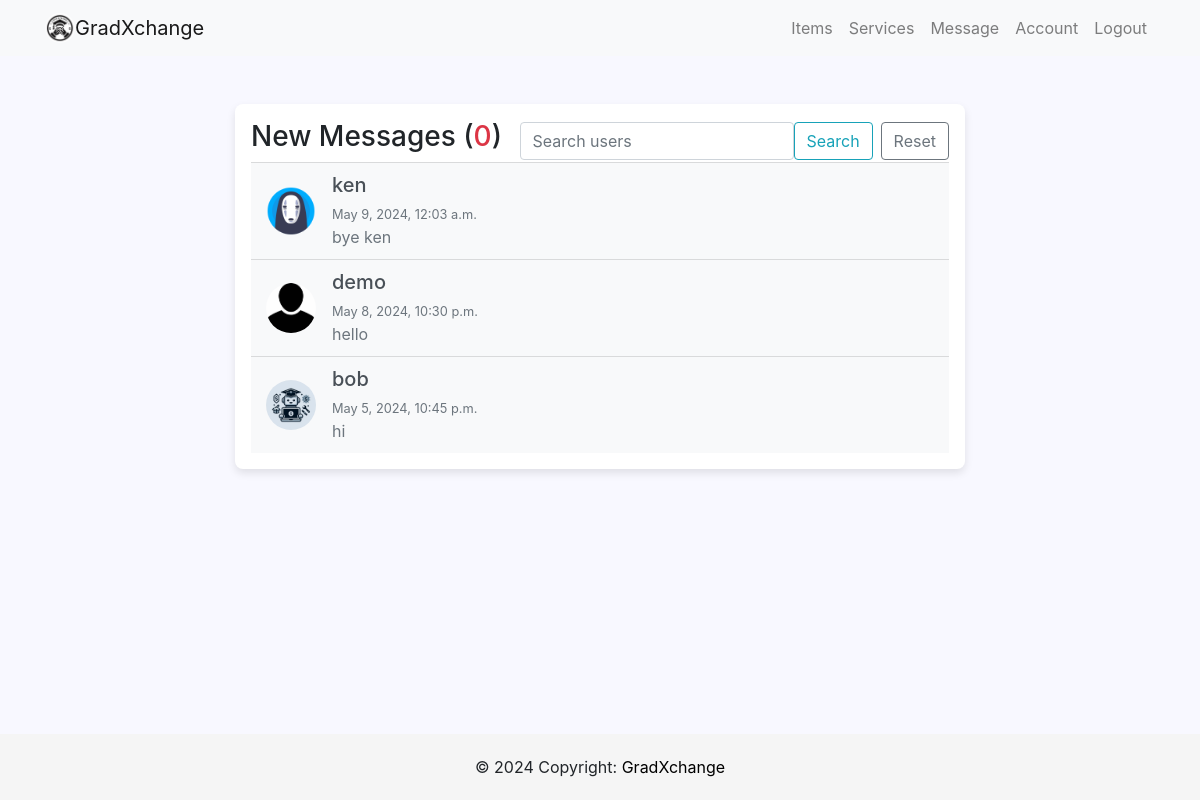
The page /inbox/ (signed in) on the database its author committed.
### users/models.py (models this page shows, shortened)
class Profile(models.Model):
    user = models.OneToOneField(User, on_delete=models.CASCADE)
    image = models.ImageField(default='profilepic.jpg', upload_to='profile_picture')
    location =models.CharField(max_length=100)
    about_me = models.CharField(max_length=200, null=True, blank=True)
    phone_regex = RegexValidator(
        regex=r'^\+?60?\d{9,10}$',
        message="Phone number must be entered in the format: '+60123456789'. With country code +60 and up to 10 digits allowed."
    )
    phone = models.CharField(validators=[phone_regex], max_length=17, blank=True)  # Optional: adjust max_length as needed
    whatsapp_regex = RegexValidator(
        regex=r'^\+?60?\d{9,10}$',
        message="Whatsapp number must be entered in the format: '+60123456789'. With country code +60 and up to 10 digits allowed."
    )
    whatsapp = models.CharField(validators=[whatsapp_regex], max_length=17, blank=True)

class Message(models.Model):
    sender = models.ForeignKey(Profile, on_delete=models.SET_NULL, null=True, blank=True, related_name='sent_messages')
    recipient = models.ForeignKey(Profile, on_delete=models.SET_NULL, null=True, blank=True, related_name='received_messages')
    text = models.TextField()
    is_read = models.BooleanField(default=False, null=True)
    created = models.DateTimeField(auto_now_add=True)
    id = models.UUIDField(default=uuid.uuid4, unique=True, primary_key=True)
    conversation_id = models.UUIDField(default=uuid.uuid4, editable=True)
    class Meta:
        ordering = ['is_read', '-created']

### users/views.py (the view)
# urls.py: path('inbox/', user_views.inbox, name='inbox'),
@login_required
def inbox(request):
    profile = request.user.profile
    search_query = request.GET.get('search', '')
    other_users = Profile.objects.filter(
        Q(sent_messages__recipient=profile) | Q(received_messages__sender=profile)
    ).distinct().exclude(id=profile.id)
    if search_query:
        other_users = other_users.filter(user__username__icontains=search_query)
    conversations = []
    for user in other_users:
        try:
            last_message = Message.objects.filter(
                Q(sender=profile, recipient=user) | Q(sender=user, recipient=profile)
            ).latest('created')
            unread_count = Message.objects.filter(
                sender=user, recipient=profile, is_read=False
            ).count()
            conversations.append({
                'other_party': user,
                'last_message': last_message,
                'unread_count': unread_count  # Number of unread messages from this user
            })
        except Message.DoesNotExist:
            conversations.append({
                'other_party': user,
                'last_message': None,
                'unread_count': 0  # No messages to be unread
            })
    total_unread_count = sum(c['unread_count'] for c in conversations)
    context = {
        'conversations': conversations,
        'unreadCount': total_unread_count,  # Total unread messages across all conversations
        'search_query': search_query
    }
    return render(request, 'users/inbox.html', context)

### users/context_processors.py (called while the page is built)
def unread_message_count(request):
    if request.user.is_authenticated:
        count = Message.objects.filter(recipient=request.user.profile, is_read=False).count()
        return {'unread_message_count': count}
    return {}

### users/templates/users/inbox.html (shortened to what this page needs)
{% extends 'users/base.html' %}
{% block body %}
<section>
    <div class="container py-5">
        <div class="row d-flex justify-content-center">
            <div class="col-md-10 col-lg-8">
                <div class="inbox-container p-3">
                    <div class="d-flex justify-content-between align-items-center inbox__header">
                        <h3 class="inbox__title">New Messages (<span class="text-danger">{{ unreadCount }}</span>)</h3>
                        <form action="{% url 'inbox' %}" method="get" class="d-flex">
                            <input class="form-control search-box" type="search" placeholder="Search users"
                                aria-label="Search" name="search" value="{{ search_query }}">
                            <button class="btn btn-outline-info" type="submit">Search</button>
                            <a href="{% url 'inbox' %}" class="btn btn-outline-secondary ml-2">Reset</a>
                        </form>
                    </div>
                    <ul class="list-group list-group-flush">
                        {% for conversation in conversations|dictsortreversed:"last_message.created" %}
                        <a href="{% url 'chat' profile_id=conversation.other_party.id %}"
                            class="text-decoration-none text-dark">
                            <li
                                class="list-group-item list-group-item-action
                                {% if conversation.unread_count > 0 %}unread-highlight{% else %}read-highlight{% endif %}">
                                <div class="d-flex align-items-center">
                                    <img src="{{ conversation.other_party.image.url }}"
                                        alt="{{ conversation.other_party.user.username }}" class="rounded-circle mr-3"
                                        style="width: 50px; height: 50px;">
                                    <div class="message-details">
                                        <h5 class="mb-1">{{ conversation.other_party.user.username }}
                                        </h5>
                                        <small
                                            class="message__date text-muted">{{conversation.last_message.created}}</small>
                                        <p class="message__subject text-muted">
                                            {{conversation.last_message.text|truncatechars:50 }}</p>
                                    </div>
                                </div>
                            </li>
                        </a>
                        {% endfor %}
                    </ul>
                </div>
            </div>
        </div>
    </div>
</section>
{% endblock %}

### static/css/style.css (style rules this page uses)
html, body { height: 100%; margin: 0; padding: 0; }
body { display: flex; flex-direction: column; }

### users/templates/users/inbox.html (style rules this page uses)
body { background-color: #f8f8ff; }
.inbox-container { background-color: #ffffff; box-shadow: 0 4px 8px rgba(0, 0, 0, 0.1); border-radius: 8px; overflow: hidden; }
.list-group-item { border-radius: 15px; margin-bottom: 20px; transition: transform 0.2s, box-shadow 0.2s; cursor: pointer; display: flex; align-items: center; justify-content: space-between; border-left: 4px solid transparent; background-color: #e9ecef; padding: 10px 15px; }
.read-highlight { background-color: #f8f9fa; }
.message-details { flex-grow: 1; }
.message__subject { margin: 0; }
.list-group-flush { max-height: 700px; overflow-y: auto; }

### rows shown on the page
Profile: other_party.image (picture), other_party.user.username "ken", last_message.created "May 9, 2024, 12:03 a.m.", last_message.text "bye ken"
Profile: other_party.image (picture), other_party.user.username "demo", last_message.created "May 8, 2024, 10:30 p.m.", last_message.text "hello"
Profile: other_party.image (picture), other_party.user.username "bob", last_message.created "May 5, 2024, 10:45 p.m.", last_message.text "hi"

### other values the page prints
{{ unreadCount }} "0"
